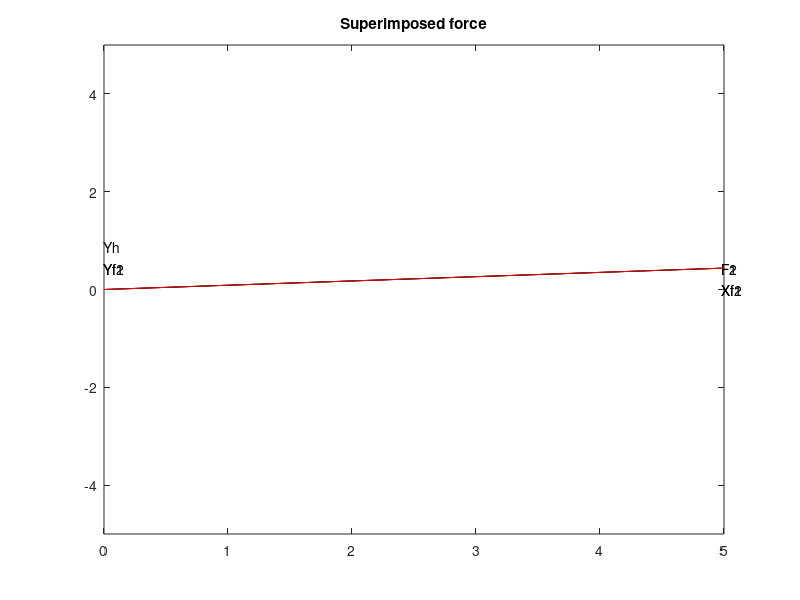

MATLAB code to generate this figure:


F1=input('Input force F1 ? ');
a=input('Input angle between F1 and horizontal line ? ');
F2=input('Input force F2 ? ');
b=input('Input angle between F2 and horizontal line ? ');
M1=F1*cos(a*pi/180);
N1=F1*sin(a*pi/180); 
M2=F2*cos(b*pi/180);
N2=F2*sin(b*pi/180); 
k1=tan(a*pi/180);
k2=tan(b*pi/180); 
x1=0:M1/100:M1;    
y1=k1*x1;
x2=0:M2/100:M2;
y2=k2*x2;
plot(x1, y1, 'k-', x2, y2, 'k-');

% Plot F1 and F2
axis([0 5 -5 5]);
text(M1,N1,'F1');
% Name the force 
text(M2,N2,'F2');
hold on

y1=0:N1/100:N1;
% Projection to x axis
Xf1=M1;
y2=0:N2/100:N2; 
Xf2=M2;
plot(Xf1, y1, 'k:', Xf2, y2, 'k:');
text(Xf1, 0, 'Xf1');
text(Xf2, 0, 'Xf2'); % name the two forces 
hold on
x1=0:M1/100:M1;
% Projection to y axis
Yf1=N1;
x2=0:M2/100:M2;
Yf2=N2; 
plot(x1, Yf1, 'k:', x2, Yf2, 'k:');
text(0, Yf1, 'Yf1');
text(0, Yf2, 'Yf2');
% Superimposed force
hold on;
Xh=M1+M2;
Yh=N1+N2; 
Fh=sqrt(Xh.^2 + Yh.^2);
% 
k=Yh/Xh;
x=0: Xh/100:Xh;
y=k*x;
plot(x,y,'r-'); 
text(Xh,Yh,'F');
hold on
X3=Xh;
% Projection lines of the Superimposed force 
Y3=0:Yh/100:Yh;
Y4=Yh;
X4=0:Xh/100:Xh; 
plot(X3,Y3,'k:',X4,Y4,'k:');
text(Xh,0,'Xh');
text(0,Yh,'Yh');
title('Superimposed force'); 